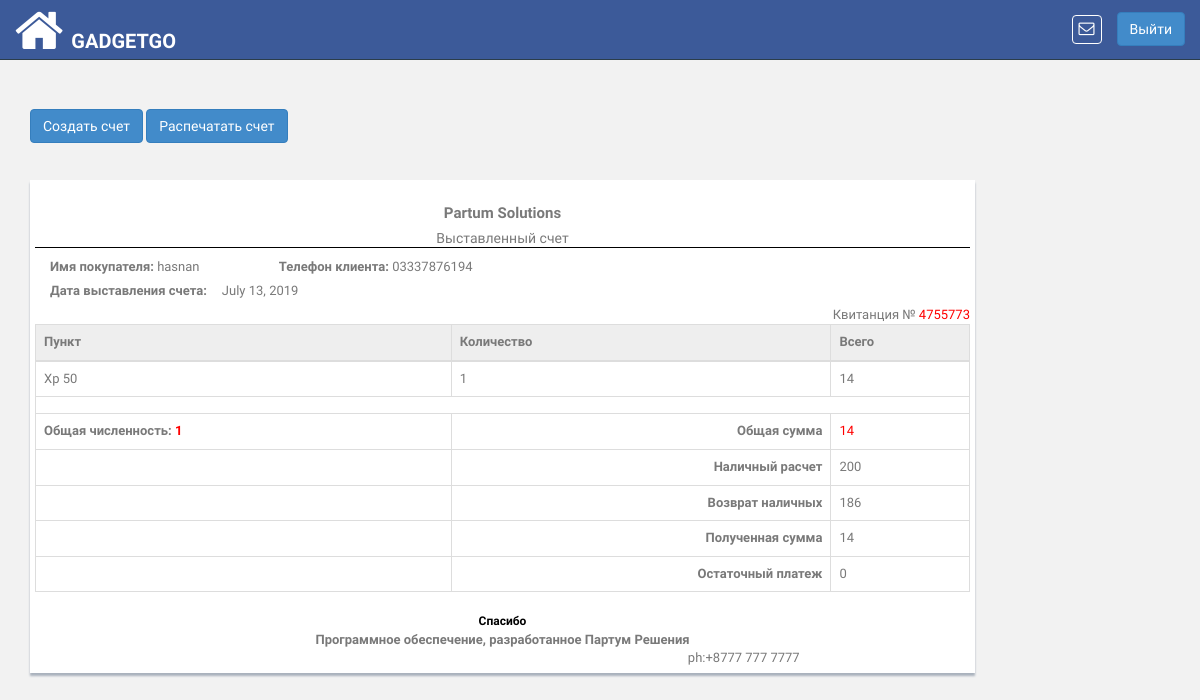
Screenshot of /sales/invoice/51/detail/ (signed in) with the database file from the repository.
### pis_retailer/models.py (models this page shows, shortened)
class RetailerUser(models.Model):
    ROLE_TYPE_OWNER = 'owner'
    ROLE_TYPE_DATA_ENTRY_USER = 'data_entry_user'
    ROLE_TYPE_SALESMAN = 'salesman'
    ROLE_TYPE_VIEW_ACCOUNT = 'account_viewer'
    ROLE_TYPE_LEDGER_VIEW = 'ledger_viewer'
    ROLE_TYPES = (
        (ROLE_TYPE_OWNER, 'Owner'),
        (ROLE_TYPE_DATA_ENTRY_USER, 'Data Entry User'),
        (ROLE_TYPE_SALESMAN, 'Salesman'),
        (ROLE_TYPE_VIEW_ACCOUNT, 'Account Viewer'),
        (ROLE_TYPE_LEDGER_VIEW, 'Ledger Viewer'),
    )
    user = models.OneToOneField(User, related_name='retailer_user',on_delete=models.CASCADE)
    retailer = models.ForeignKey(Retailer, related_name='u_retailer',on_delete=models.CASCADE)
    role_type = models.CharField(
        max_length=100, choices=ROLE_TYPES, default=ROLE_TYPE_OWNER
    )

class Retailer(DatedModel):
    name = models.CharField(max_length=100)
    slug = models.SlugField(blank=False)
    package = models.CharField(max_length=200, null=True, blank=True)
    package_price = models.CharField(max_length=200, null=True, blank=True)
    package_expiry = models.DateField(blank=True, null=True)
    logo = models.ImageField(
        upload_to='images/retailer/logo/', max_length=1024,
        blank=True, null=True
    )

### pis_sales/models.py (models this page shows, shortened)
class SalesHistory(DatedModel):
    retailer = models.ForeignKey(
        'pis_retailer.Retailer', related_name='retailer_sales',on_delete=models.CASCADE
    )
    receipt_no = models.CharField(
        max_length=20, unique=True, blank=True, null=True
    )
    customer = models.ForeignKey(
        'pis_com.Customer',
        related_name='customer_sales',
        blank=True, null=True,on_delete=models.CASCADE
    )
    product_details = models.TextField(
        max_length=512, blank=True, null=True,
        help_text='Quantity and Product name would save in JSON format')
    purchased_items = models.ManyToManyField(
        'pis_product.PurchasedProduct',
        max_length=100, blank=True
    )
    extra_items = models.ManyToManyField(
        'pis_product.ExtraItems',
        max_length=200, blank=True,
    )
    total_quantity = models.CharField(
        max_length=10, blank=True, null=True, default=1)
    sub_total = models.DecimalField(
        max_digits=65, decimal_places=2, default=0, blank=True, null=True
    )
    paid_amount = models.DecimalField(
        max_digits=65, decimal_places=2, default=0, blank=True, null=True
    )
    remaining_payment = models.DecimalField(
        max_digits=65, decimal_places=2, default=0, blank=True, null=True
    )
    discount = models.DecimalField(
        max_digits=65, decimal_places=2, default=0, blank=True, null=True
    )
    shipping = models.DecimalField(
        max_digits=65, decimal_places=2, default=0, blank=True, null=True
    )
    grand_total = models.DecimalField(
        max_digits=65, decimal_places=2, default=0, blank=True, null=True
    )
    cash_payment = models.DecimalField(
        max_digits=65, decimal_places=2, default=0, blank=True, null=True
    )
    returned_payment = models.DecimalField(
        max_digits=65, decimal_places=2, default=0, blank=True, null=True
    )

### pis_com/models.py (models this page shows, shortened)
class Customer(models.Model):
    retailer = models.ForeignKey(
        'pis_retailer.Retailer',
        related_name='retailer_customer',
        on_delete=models.CASCADE
    )
    customer_name = models.CharField(max_length=200)
    customer_phone = models.CharField(max_length=20, blank=True, null=True)
    customer_type=models.CharField(max_length=200, default='customer', blank=True, null=True)
    address = models.TextField(max_length=500, blank=True,null=True)
    shop = models.CharField(max_length=200, blank=True, null=True)

### pis_product/models.py (models this page shows, shortened)
class PurchasedProduct(DatedModel):
    product = models.ForeignKey(
        Product, related_name='purchased_product',on_delete=models.CASCADE
    )
    invoice = models.ForeignKey(
        'pis_sales.SalesHistory', related_name='purchased_invoice',
        blank=True, null=True,on_delete=models.CASCADE
    )
    quantity = models.DecimalField(
        max_digits=65, decimal_places=2, default=1, blank=True, null=True
    )
    price = models.DecimalField(
        max_digits=65, decimal_places=2, default=0, blank=True, null=True
    )
    discount_percentage = models.DecimalField(
        max_digits=65, decimal_places=2, default=0, blank=True, null=True
    )
    purchase_amount = models.DecimalField(
        max_digits=65, decimal_places=2, default=0, blank=True, null=True
    )

class Product(models.Model):
    UNIT_TYPE_KG = 'Kilogram'
    UNIT_TYPE_GRAM = 'Gram'
    UNIT_TYPE_LITRE = 'Litre'
    UNIT_TYPE_QUANTITY = 'Quantity'
    UNIT_TYPES = (
        (UNIT_TYPE_KG, 'Kilogram'),
        (UNIT_TYPE_GRAM, 'Gram'),
        (UNIT_TYPE_LITRE, 'Litre'),
        (UNIT_TYPE_QUANTITY, 'Quantity'),
    )
    unit_type = models.CharField(
        choices=UNIT_TYPES, default=UNIT_TYPE_QUANTITY,
        blank=True, null=True, max_length=200
    )
    name = models.CharField(max_length=100, unique=True)
    brand_name = models.CharField(max_length=200, blank=True, null=True)
    retailer = models.ForeignKey(
        'pis_retailer.Retailer',
        related_name='retailer_product',on_delete=models.CASCADE
    )
    bar_code = models.CharField(max_length=13, unique=True, blank=True,
                                null=True)
    def __unicode__(self):
        return self.name
    def product_available_items(self):
        try:
            obj_stock_in = self.stockin_product.aggregate(Sum('quantity'))
            stock_in = float(obj_stock_in.get('quantity__sum'))
        except:
            stock_in = 0
        try:
            obj_stock_out = self.stockout_product.aggregate(
                Sum('stock_out_quantity'))
            stock_out = float(obj_stock_out.get('stock_out_quantity__sum'))
        except:
            stock_out = 0
        return  stock_in - stock_out

### pis_sales/views.py (the view)
# urls.py: re_path(r'^invoice/(?P<invoice_id>\d+)/detail/$',InvoiceDetailView.as_view(),name='invoice_detail'),
class InvoiceDetailView(TemplateView):
    template_name = 'sales/invoice_detail.html'
    def dispatch(self, request, *args, **kwargs):
        if not self.request.user.is_authenticated:
            return HttpResponseRedirect(reverse('login'))
        return super(
            InvoiceDetailView, self).dispatch(request, *args, **kwargs)
    def get_context_data(self, **kwargs):
        context = super(InvoiceDetailView, self).get_context_data(**kwargs)
        invoice = SalesHistory.objects.get(id=self.kwargs.get('invoice_id'))
        context.update({
            'invoice': invoice,
            'product_details': invoice.product_details,
            'extra_items_details': invoice.extra_items
        })
        return context

### pis_com/templatetags/template_tags.py (called while the page is built)
@register.simple_tag
def product_notifications(retailer_id):
    return Product.objects.filter(retailer__id=retailer_id)

### templates/sales/invoice_detail.html (shortened to what this page needs)
{% extends 'base.html' %}
{% block content %}
    <div class="col-lg-10 col-md-10 col-sm-10">
        <br>
        <a href="{% url 'sales:create_invoice' %}"><button type="button" id="invoice" class="btn btn-primary"  id="load" data-loading-text="<i class='fa fa-circle-o-notch fa-spin'></i>Processing">Создать счет</button></a>
        <button type="button" class="btn btn-primary print-invoice-btn" onclick="PrintInvoice('print-invoice')" >Распечатать счет</button>
        <br><br><br>
        <div class="content-panel print-invoice" id="print-invoice" style="padding: 5px">
            <div class="row">
                <div class="col-xs-12 col-md-12">
                    <div class="text-center">
                        <h1 style="font-size:15px"><strong>{{ request.user.retailer_user.retailer.name }}</strong></h1>
                        <h6 style="font-size:14px;border-bottom: 1px solid #000">Выставленный счет</h6>
                    </div>
                </div>
                <div class="col-xs-12 col-md-12">
                    <div class="row">
                        <div class="col-xs-12 col-md-6">
                            <div class="col-md-12 ">
                            {% if invoice.customer %}
                            <div class="pull-left">
                                <label><strong class="f-size">Имя покупателя:</strong></label> <span class="f-size">{{ invoice.customer.customer_name }}</span>
                            </div>
                            <div class="pull-right">
                                <label><strong class="f-size">Телефон клиента:</strong></label> <span class="f-size">{{ invoice.customer.customer_phone }}</span>
                            </div>
                            {% endif %}
                        </div>
                            <div class="col-md-12 pull-left">
                        </div>
                            <div class="col-md-12 pull-left">
                            <label><strong class="f-size">Дата выставления счета:</strong></label><span class="f-size" style="margin: 15px;">{{ invoice.created_at.date }}</span>
                        </div>
                        </div>
                    </div>
                </div>
            </div>
            <div class="row">
                <div class="col-md-12">
                    <span class="f-size" style="float: right;">Квитанция № <span style="color:red">{{ invoice.receipt_no }}</span></span>
                    <div class="table-responsive">
                        <table class="table table-bordered">
                            <thead>
                            <tr class="item-row">
                                <th >Пункт</th>
                                <th >Количество</th>
                                <th >Всего</th>
                            </tr>
                            </thead>
                            <tbody>
                            {% for item in  invoice.purchased_items.all %}
                                <tr id="hiderow">
                                    <td >
                                        {{ item.product.name}}
                                    </td>
                                    <td >
                                        {{ item.quantity|floatformat:-2}}
                                    </td>
                                    <td >
                                        {{ item.purchase_amount|floatformat:-2 }}
                                    </td>
                                </tr>
                            {% endfor %}
                            <tr><td colspan="4" style="color:white"></td></tr>
                            <tr>
                                <td><strong >Общая численность: </strong><span id="totalQty" style="color: red; font-weight: bold;">{{ invoice.total_quantity }} </span> </td>
                                <td class="text-right" ><strong >Общая сумма</strong></td>
                                <td><span id="grandTotal" style="color: red;">{{ invoice.grand_total|floatformat:-2 }}</span></td>
                            </tr>
                            <tr>
                                <td></td>
                                <td class="text-right"><strong >Наличный расчет</strong></td>
                                <td><span id="cash_payment" >{{ invoice.cash_payment|floatformat:-2 }}</span></td>
                            </tr>
                            <tr>
                                <td></td>
                                <td class="text-right"><strong >Возврат наличных</strong></td>
                                <td><span id="returned_cash"  >{{invoice.returned_payment|floatformat:-2 }}</span></td>
                            </tr>
                            <tr>
                                <td></td>
                                <td class="text-right"><strong >Полученная сумма</strong></td>
                                <td><span id="receivedAmount" >{{ invoice.paid_amount|floatformat:-2 }}</span></td>
                            </tr>
                            <tr>
                                <td></td>
                                <td class="text-right" ><strong >Остаточный платеж</strong></td>
                                <td><span id="remainingAmount">{{ invoice.remaining_payment|floatformat:-2 }}</span></td>
                            </tr>
                            </tbody>
                        </table>
                    </div>
                </div>
            </div>
            <div class="row">
                <div class="col-xs-12 col-md-12" style="text-align: center;">
                    <strong style="font-size:12px;color:#000">Спасибо</strong>
                </div>
                <div class="col-xs-12 col-md-12" style="text-align: center;">
                    <strong class="f-size">
                        Программное обеспечение, разработанное Партум Решения</strong>
                </div>
                <div class="col-lg-6 col-xs-12 text-center">
                </div>
                <div class="col-lg-6 col-xs-12 text-center">
                    <span class="f-size">ph:+8777 777 7777</span>
                </div>
            </div>
        </div>
    </div>
{% endblock %}

### app_static/css/style.css (style rules this page uses)
body { color: #797979; background: #f2f2f2; font-family: 'Ruda', sans-serif; padding: 0px !important; margin: 0px !important; font-size:13px; }
a, a:hover, a:focus { text-decoration: none; outline: none; }
.content-panel { background: #ffffff; box-shadow: 0px 3px 2px #aab2bd; padding-top: 15px; padding-bottom: 5px; }
label { font-weight: 400; }

### templates/sales/invoice_detail.html (style rules this page uses)
.item-row th { background: #eee; }

### rows the page displays
SalesHistory: customer.customer_name "hasnan", customer.customer_phone "03337876194", created_at "July 13, 2019", receipt_no "4755773", total_quantity "1", grand_total "14", cash_payment "200", returned_payment "186", paid_amount "14", remaining_payment "0"
PurchasedProduct: product.name "Xp 50", quantity "1", purchase_amount "14"

### other values shown
{{ request.user.retailer_user.retailer.name }} "Partum Solutions"
